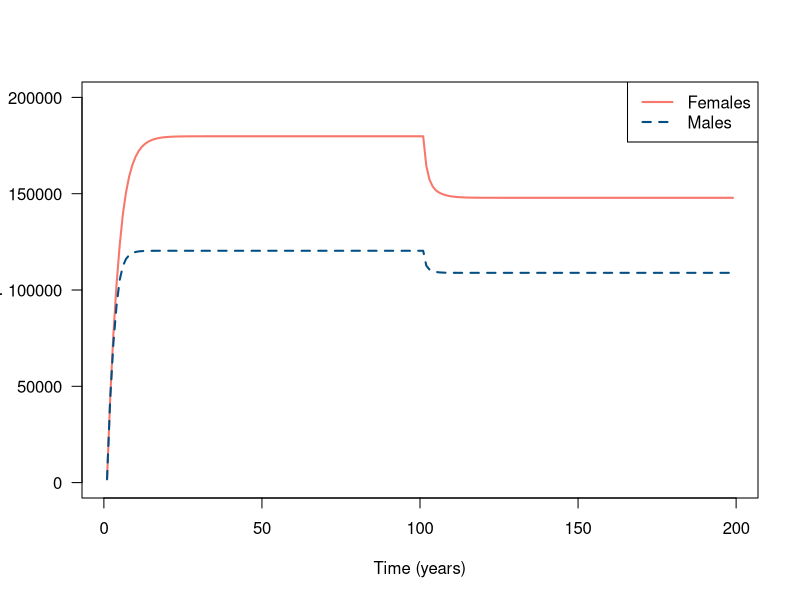
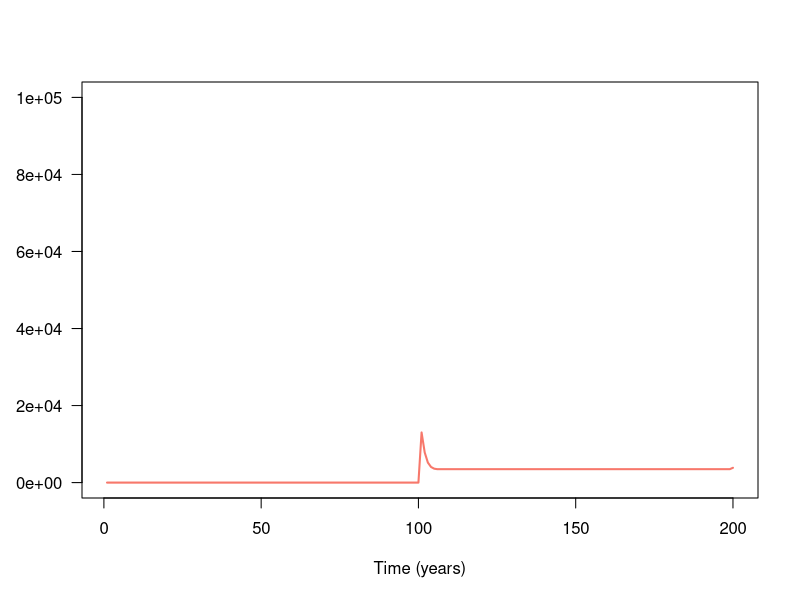
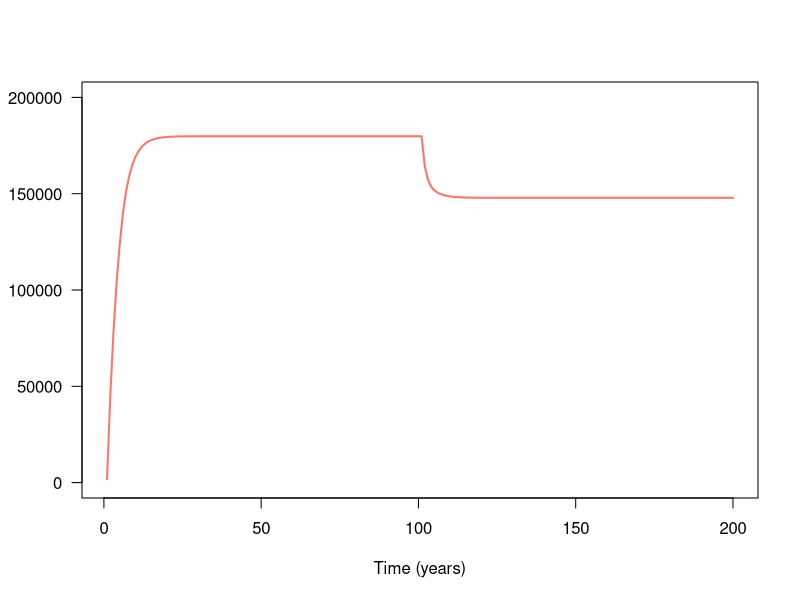
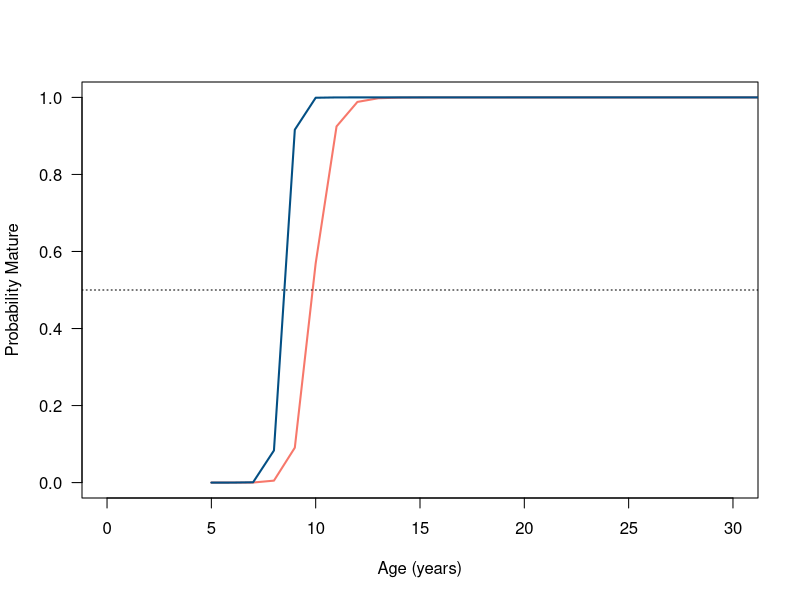
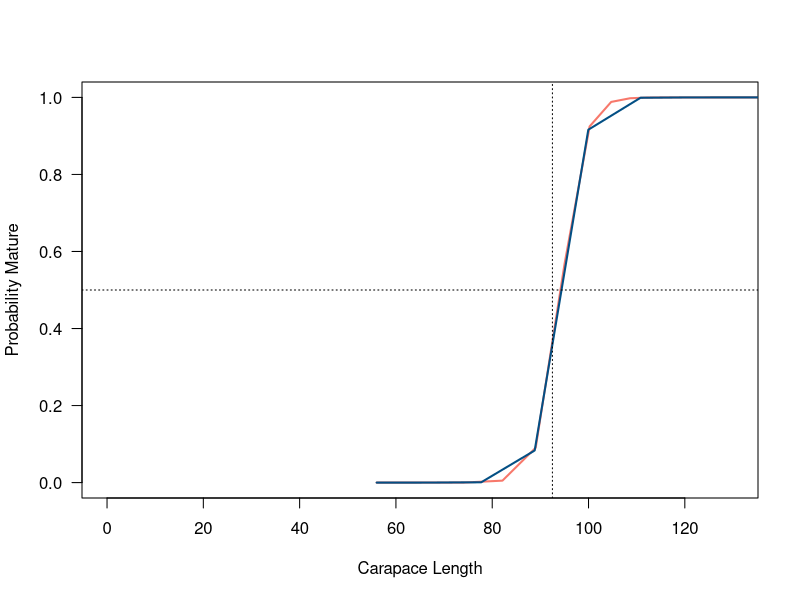

The R source for these figures, in order:
#### H. GAMMARUS ####
#Updated code used for the 2024 publication
 #NB: for file names that include "dimorphism" in the text, read it as "disparity"

rm(list=ls(all=TRUE))
library(tidyr)
library(ggplot2)
library(reshape2)
library(RColorBrewer)
library("ggpubr")

#setwd('C:/Users/kaalt/Desktop/Lobster Manuscript/MS_Lobster_Plots')

#Could adjust v-notching compliance here
vcomp <- seq(0,1, by = 0.1) # 0.9 (Mazur 2019) ~0.7 (Murphy 2018)
vcompliance <- vcomp[11]

#Adjust this value according to protection of interest:  =0 if no female protection. =1 if toss berried fems back. =4 if v notch fem.
Vmaxlast <- 1  

#### Population simulation parameters ####
Npop <- 100        #initial pop size
Tmax <- 200        #max years
Tfishing <- 100    #when we start fishing
Ngroup <- 4        #Number of separate population groups #Unnotched, males, all notched, all females
Amax <- c(35, 35,0,0)  #40-5. max cohort age across all groups (Sundelof et al 2015)
Vmax <- c(0,1,4,Vmaxlast)  #use this only to calculate total egg production

#Values of interest for every level of fishing
mu_f = seq(0, 0.9, by = 0.1)   #Varying levels of fishing pressure
SPR <- array(dim=c(length(Vmax),length(mu_f)), data=0)
RelN <- array(dim=c(length(Vmax),length(mu_f)), data=0)
Yield <- array(dim=c(length(Vmax),length(mu_f)), data=0)
Sexratio <- array(dim=c(length(Vmax),length(mu_f)), data=0)   
fert <- seq(0, 1, by = 0.1)   #proportion of eggs fertilized
eggsfish <- array(dim=c(length(Vmax),length(mu_f)), data=NA)    #number of eggs

#### Life history parameters ####
initialsize <- c(56, 56,0,0) #mm size at "recruitment" to our population model ((53 mm from 2020 americanus assessment: age 5))
matsize <- c(92.5,92.5,0,0) #mm length at 50% maturation.  (Coleman et al. 2023)
a_mat <- -40.59 #14.96 #parameter for maturity ogive       (Coleman et al. 2023)
b_mat <- 0.43 #-0.16   #parameter for maturity ogive       (Coleman et al. 2023)
prop <- c(0.5, 0.5,0,0)     #initial proportions of each sex at recruitment (birth) 

#TL to CL conversion coefficients (Pavicic et al 2021)
  #female: TL = 32.893+2.617 × CL  -->  CL = 0.382 x TL - 12.569
  #male: TL = 42.351+2.467 × CL    -->  CL = 0.405 x TL - 17.167
inter <- c(-12.569,-17.167)  #c(-6.84,-10.91)
slop <- c(0.382,0.405)  #c(0.38,0.40)

#Weight - Length (Sordalen et al 2022) #need to do for CL not TL
#a_w <- c( -12.00057, -1.30364)
#b_w <- c(3.28428, 0.25540)

#natural mortality by sex and size
Mfem <- 250*slop[1]+inter[1]  #250 mm TL is cut off size for size based M.
Mmal <- 250*slop[2]+inter[2]
sizecutoff <- c(Mfem,Mmal)  #in mm CL
#Fernandez-Chacon et al. 2021 - Biological Conservation Estimate of lobster survival - from three reserves at T2 (after protection, so can estimate M w/o fishing).
Flodevigen <- c(0.732751975, 0.846274514, 0.573599506, 0.657874245) #big female, small female, big male, small male
Bolaerne <- c(0.680054367, 0.668539401, 0.473879818, 0.643383665)
Hvaler <- c(0.737909049, 0.840175394, 0.541784944, 0.748808103)
MPAs <- rbind(Flodevigen, Bolaerne, Hvaler)
survival <- colMeans(MPAs) # survival of females > 250 mm total length, females < 250 mm total length, males > 250 mm total length, males < 250 males mm total length
natmort <- -log(survival)  # Annual survival = exp(-M)   #ln(Annual Survival) = - M

natmortsm <- c(natmort[2],natmort[4]) #sm female, male
natmortlg <- c(natmort[1],natmort[3]) #lg female, male

#assuming recruitment follows what was used in Bannister and Addison 1986 since there is no better info available    ####
alpha <- 100000
beta <- 1
kappa <- 0.851  

#### Set up vectors to store age-specific life history characters and fishing probability ####
# cohort "age", time, group #

W <- array(dim=c(Amax[1],Ngroup), data=NA)        #individual weight-at-age
L <- array(dim=c(Amax[1],Ngroup), data=NA)        #length-at-age #switched from NA to 0
mu <- array(dim=c(Amax[1],Ngroup), data=0)        #mortality-at-age (this is constant in initial case)
select <- array(dim=c(Amax[1],Ngroup), data=NA)   #probability of being caught at each age, given size-at-age
Fishing <- array(dim=c(Amax[1],Ngroup), data=0)   #Fishing mortality at age
M <- array(dim=c(Amax[1],Ngroup), data=NA)        #natural mortality by age, sex #Fernandez-Chacon 2020

N <- array(dim=c(Amax[1],Tmax,Ngroup), data=0)    #population numbers in each year class over time
N_agef <- array(dim=c(Amax[1],length(mu_f),length(Vmax)), data=0)  #subset of population for age structure plots
N_agem <- array(dim=c(Amax[1],length(mu_f),length(Vmax)), data=0)
E <- array(dim=c(1,Tmax), data=0)                 #number of eggs at each time
P <- array(dim=c(1,Tmax), data=0)                 #number of larvae at each time
Catch <- array(dim=c(Amax[1],Tmax,Ngroup), data=0) #Catch number or biomass, given selectivity
pmat <- array(dim=c(Amax[1],Ngroup), data=0)       #probability of maturation each year, note it is a matrix so could change with population density if we want to consider fisheries-induced changes in maturation over time

pmolt <- array(dim=c(Amax[1],Ngroup), data=0)      #probability of molting at a given length each year #switched from NA to 0
mi <- array(dim=c(Amax[1],Ngroup), data=0)         #molt increment at length
spnfreq <- 0.5                                      #female annual spawning freq by size (Sordalen)
eggers <- array(dim=c(Amax[1],Tmax), data=0)        #all females that are eligible to be v notched 

#### MOLTING FREQUENCY BY LENGTH ####
#from Sordalen et al 2022
#females
moltclf <- seq(from=56,to=143, by=1)
moltpf <- c(0.954437536,0.951874652,0.949055923,0.945927518,0.942784535,
            0.939530258,0.936100065,0.932807186,0.92935697,0.92538549,
            0.921234435,0.916775608,0.911843396,0.906923762,0.902283444,
            0.896988184,0.891412574,0.886096953,0.879958055,0.873675353,
            0.866951426,0.859425173,0.852112224,0.84520645,0.83731222,
            0.829186494,0.821435598,0.812478453,0.802718743,0.793064894,
            0.784099387,0.774080974,0.763527978,0.753681431,0.742565172,
            0.731202672,0.720503912,0.707339922,0.69384065,0.682299597,
            0.669446448,0.656278599,0.644048897,0.630305036,0.616653674,
            0.602488109,0.587108185,0.5726753,0.559467477,0.546174765,
            0.531626731,0.516898653,0.503461685,0.488632416,0.472730276,
            0.45791236,0.443497331,0.42889552,0.416457773,0.401268319,
            0.38625381,0.374399442,0.359800654, 0.345440052,0.334156281,
            0.320325453,0.306783159,0.296190702,0.283264728,0.270663335,
            0.260848703,0.251267347,0.239636408,0.22835544,0.219612972,
            0.209039508,0.198820958,0.190929407,0.181416957,0.172253565,
            0.165199068,0.156721073,0.148577818,0.142326205,0.134833107,
            0.127654331,0.122156777,0.118162142)
moltfem<- cbind(moltclf,moltpf)

#males
moltclm <- seq(from=56,to=142, by=1)
moltpm <- c(0.998031793,0.997853824,0.997674756,0.997458729,0.997230019,
            0.996999087,0.996748869,0.996449909,0.996127833,0.995805314,
            0.995418397,0.995004883,0.994589388,0.994088931,0.99355836,
            0.993023449,0.992376624,0.991629659,0.990855772,0.99003498,
            0.989121857,0.988222255,0.987163733,0.985995874,0.984841857,
            0.983593863,0.982140663,0.98051032,0.978913532,0.977047655,
            0.974972418,0.972934678,0.970545759,0.96791238,0.965320566,
            0.962273078,0.958944566,0.955661957,0.95179224,0.947606036,
            0.943470757,0.939028606,0.933856402,0.928179295,0.922634705,
            0.916169568,0.909149658,0.902291393,0.894288662,0.885698819,
            0.877310038,0.867522502,0.857145936,0.847024491,0.835228116,
            0.822886978,0.810874752,0.796904772,0.782497381,0.768517259,
            0.753918104,0.737259109,0.719949946,0.703470663,0.68475285,
            0.665626889,0.649639633,0.626155551,0.604382422,0.586642373,
            0.564143359,0.541395128,0.52305956,0.500058221,0.477056652,
            0.458720535,0.440495522,0.417954552,0.395728968,0.378257643,
            0.356877946,0.336017375,0.319787075,0.30012358,0.281123685,
            0.266480619,0.255806675)
moltmal<- cbind(moltclm,moltpm)

#### MOLT INCREMENT ####   
#from Sordalen et al 2022
mi_int <- c(13.31382,  9.52874)
mi_slo <- c(-0.05861, 0.02223)


###########################
#### Life History LOOP ####
###########################

for(g in 1:2) { 
  #for both sexes, where g =1 is unnotched female and g = 2 is male
  #N[cohort "age" (yr), time (yr), group (sex)]
  
  N[1:Amax[1],1,g] = Npop*prop[g]     #initial population size    
  L[1,g] = initialsize[g]      #initial individual size when entering the population model 
  
  #size-specific annual growth: molt probability and molt increment
  for (a in 1:(Amax[1]-1)) {   #for each cohort
    if (a <= Amax[1]) {          
      
      #GROWTH
      #proportion molting given premolt size and sex  #Sordalen manuscript
      #females
      if(g==1){
        for (len in 1:88){
          if((moltfem[len,1]) == ceiling(L[a,1])){
            pmolt[a,1] <- moltfem[len,2]
          }}}
      #males
      if(g==2){
        for(len in 1:87){
          if((moltmal[len,1] ) == ceiling(L[a,2])){
            #print(L[a, g ])
            #print(moltmal[len, 1])
            pmolt[a,2] <- moltmal[len,2] 
          }}}
      
      #Molt increment & final growth
      mi[a,g] <- L[a,g]*mi_slo[g]+mi_int[g]
      
      L[a+1,g] <- L[a,g] + (pmolt[a,g]*mi[a,g]) #Fogarty 1995 Factor book ch 6
      #print(pmolt[a,g])
      #print(mi[a, g])
      
      #WEIGHT
      #W[a,g]=  a_w[g]*L[a,g]^b_w[g]  
      
      #MATURATION   
      pmat[a,g]=1/(1+exp(-(a_mat+b_mat*L[a,g])))   #(Walker 2005, Coleman et al. 2023)

      #FISHERY SELECTIVITY (Sordalen 2019)
      if(g==1){
        if (L[a, g] > 86.9 & L[a, g] < 114.76) {        #Females  
          select[a,g] = 1
        } else select[a,g] = 0
      }
      if(g==2){
        if (L[a, g] > 88.6 & L[a, g] < 117.09) {         #Males 
          select[a,g] = 1   
        }else select[a,g] = 0
      }
      
      #NATURAL MORTALITY    (Fernandez-Chacon et al. 2020)
      if (L[a,g] <= sizecutoff[g]){
        M[a,g] <- natmortsm[g]
      }
      if (L[a,g]> sizecutoff[g]){
        M[a,g] <- natmortlg[g]
      }
    } #a if loop
  } #a for loop
} #g

#define female egg production as a function of her length 
eggs <- (468.17*L[, 1])-33004 #(Agnalt 2008)
eggs[1:2] <- 0 #otherwise this is a negative number  
#note these coefficients are for mass-at-age, can be adjusted based on what kind of data are available. original: #estimate of mass-specific egg production (in grams)

########################################
#### Population Dynamics Simulation ####
########################################

###Simulate population dynamics, start from an arbitrary population size and let the population reach a stable age distribution, then start fishing. The population will reach a new, fished, steady state (stable age dist).
## *Note: For the base case, recruitment is based only on Female abundance, and assuming 50:50 offspring sex ratio. We can change this to look at fertilization limitation or sex ratio variation
for(v in (1:length(Vmax))){
  notched <- array(dim=c(Amax[1],Tmax,4), data=0)  #this year's notched females by compliance; there are 4 stacked matrices to show the notched lobs slowing losing their notch
  lost <- array(dim=c(Amax[1],Tmax), data=NA)         #the notched females that lose their notch and return to the unnotched popn.
  
for (fish in 1:length(mu_f)) {     #loop over all levels of fishing mortality from (mu_f)
  for(t in 1:(Tmax-1)) {
    
    #SPAWNING
    N[1,t,4] <- N[1,t,1]
    E[t]=sum(N[, t, 4]*pmat[, 1]*eggs*spnfreq[1] )         #assuming spawning depends ONLY on mature females
    P[t]= E[t]*fert[10]                                    #assumes all eggs are fertilized (for now) #ALTER VALUE FOR SPERM/FERTILIZATION LIMITATION HERE
    
    for(g in 1:Ngroup) {                                    #here g is sex, where g = 1 is unnotched female, and g = 2 is male  
      
      N[1,t+1,1]=(alpha*P[t])/(1+(P[t]/kappa)^beta)*prop[1] # Bannister and Addison 1986
      N[1,t+1,2]=(alpha*P[t])/(1+(P[t]/kappa)^beta)*prop[2] # for unnotched females and then males
      
      #FISHING MORTALITY, given selectivity function

      for (age in 1:(Amax[1]-1)) {
        
        if (Tfishing < t) {
          
          Fishing[age,g] = select[age,g]*mu_f[fish]
          Fishing[Amax[g], g] = select[Amax[g], g]*mu_f[fish] 
          
          # BERRIED FEMALE PROTECTIONS #
          # Vmax=0: none; Vmax=1: one year; Vmax=4 is how long v-notch lasts.
          
          eggers[age,t] <- N[age,t,1]*pmat[age,1]*spnfreq[1]    #all berried females
          
          if (Vmax[v] == 0){ 
            N[age,t,3] <- 0
            N[age,t,4] <- N[age,t,1]
          }
          if (Vmax[v] == 1){      #assuming only female that are caught were thrown back and not fished
            notched[age,t,1] <- eggers[age,t]*select[age,1]*mu_f[fish]  
            N[age,t,3] <- notched[age,t,1]    #nat mort is included in survival eqs
          }
          if (Vmax[v] == 4){      #assuming only females that are caught (function of selectivity & fishing pressure) can be notched
            notched[age,t,1] <- eggers[age,t]*vcompliance*select[age,1]*mu_f[fish]  #from 0-1 by 0.1; so 1:11 . this year's notched females with compliance of 0.90
            N[age,t,3] <- notched[age,t,1]+notched[age,t,2]+notched[age,t,3]+notched[age,t,4] #nat mort is included in survival eqs
          }
        } else {
          Fishing[age,g] = 0
          N[age,t,3] <- 0
          N[age,t,4] <- N[age,t,1]
        } 
        
        #CATCH AND SURVIVAL
        
        Catch[,t+1,g] <- N[,t,g]*(1-exp(-Fishing[,g]))  #Note this is catch numbers, not biomass, assumes natural mortality occurs later in the year than fishing
        #Catch of all the ages, the number of individuals in every age class * fishing mortality of every age class (Fishing=Fishing mortality)
        #Survival to next year
        N[age+1,t+1,2] <- N[age,t,2]*exp(-M[age,2]-Fishing[age,2]) #surviving MALES in each group enter the next age class in the following year, all fish get to spawn before mortality 		 
        
        if(Vmax[v] == 0){    
          N[age+1,t+1,1] <-N[age,t,1] * exp(-M[age,1]-Fishing[age,1]) 
          N[age+1,t+1,4] <- N[age+1,t+1,1] 
        }
        if(Vmax[v] == 1){    #Protect eggers without a notch, so add them back into total female popn without Fishing mortality.
          N[age+1,t+1,1] <- ((N[age,t,1] - (notched[age,t,1])) * exp(-M[age,1]-Fishing[age,1])) + (N[age,t,3]* exp(-M[age,1]))  
          N[age+1,t+1,4] <- N[age+1,t+1,1]  #Calc these to get next year's egg production
        }
        if(Vmax[v] == 4){       #Move lobs through notched matrix until v-notch wears out, and they join unnotched popn
          notched[age+1,t+1,2] <- notched[age,t,1]*exp(-M[age,1]) 
          notched[age+1,t+1,3] <- notched[age,t,2]*exp(-M[age,1])  
          notched[age+1,t+1,4] <- notched[age,t,3]*exp(-M[age,1])  
          lost[age,t] <- notched[age,t,4]        #when leave notched matrix; will return to popn in survival equation.
          #unnotched + ones that lost v-notch can now be fished
          N[age+1,t+1,1] <- ((N[age,t,1] - (notched[age,t,1])) * exp(-M[age,1]-Fishing[age,1])) + (lost[age,t]*exp(-M[age,1]-Fishing[age,1]))  
          N[age+1,t+1,3] <- (N[age,t,3]-lost[age,t])*exp(-M[age,1])
          N[age+1,t+1,4] <- N[age+1,t+1,1] + N[age+1,t+1,3] #Calc these to get next year's egg production
        }
      } #age
    } #g
  } #t
  
  #REFERENCE POINTS AND POPULATION CALCULATIONS OVER FISHING PRESSURES
  RelN[v, fish] <- sum(N[-c(1:4) ,Tfishing+50, c(2,4)])/sum(N[-c(1:4) ,Tfishing-10,c(2,4)])  
  SPR[v,fish] <- E[Tfishing+50]/E[Tfishing-10]                   #cohort lifetime production
  Yield[v,fish] <- sum(N[-35,Tfishing+50,c(2,4)]*(1-exp(-Fishing[-35,-c(3:4)])))    #All fish, all sexes #All fish, all sexes
  Sexratio[v,fish] <- sum(N[, Tfishing+50, 4]*pmat[,1])/(sum(N[, Tfishing+50, 2]*pmat[,2])+sum(N[, Tfishing+50, 4]*pmat[,1]))  #percentage of MATURE females in MATURE popn
  eggsfish[v,fish] <- E[Tfishing+50]  #calculate egg production for each protection scenario here
  N_agef[,fish,v] <- N[,Tfishing+50,4]  #for age structure plots, females
  N_agem[,fish,v] <- N[,Tfishing+50,2]  #for age structure plots, males
  } #end fishing mortality loop
} #end Vmax loop

## POPULATION OVER TIME PLOTS ##


#pal <- c("#000000","#969696")
#tripal <- c("#000000","#969696","#BDBDBD")

colors1 <- c("#CC6677","#88CCEE","#DDCC77","#117733","#332288","#AA4499",
                      "#44AA99","#999933","#882255","#661100","#6699CC","#888888")

colors2 <- c("#F7CAC9","#92A8D1","#F7786B","#034F84")

colors3 <- c("#FF9146","#6ECDDC","#414D55","#FFB9AA","#96A0AF","#FF645A","#646E7D","#007D91","#6ECDDC")

pal <- c(colors2[3],colors2[4])    #f,m
tripal <- colors3[1:3] #protections

plot(colSums(N[,1:Tmax-1,4]), type="l", ylim=c(0,2e+5),col=pal[1],las=1,lwd=2,xlab="Time (years)",ylab="")
lines(colSums(N[,,2]), type="l", lty=2,las=1,lwd=2,col=pal[2])
title(ylab="Relative Population Size", line=4, cex.lab=1.2)
legend("topright",                    
       legend = c("Females", "Males"),
       col = pal,lwd=2,
       lty=c(1,2))

plot(colSums(N[,,3]), type="l", ylim=c(0,1e+5),col=pal[1],las=1,lwd=2,xlab="Time (years)",ylab="")
plot(colSums(N[,,1]), type="l", ylim=c(0,2e+5),col=pal[1],las=1,lwd=2,xlab="Time (years)",ylab="")


###############
#### PLOTS ####
###############

## GROWTH ##

ageplot <- c(5:39) #add ages to plots since recruit to the model at age ~5
Lbind <- cbind(ageplot,L)
Wbind <- cbind(ageplot,W)
mibind <- cbind(ageplot,mi)
pmoltbind <- cbind(ageplot,pmolt)
pmatbind <- cbind(ageplot,pmat)

#Individual growth L
pdf("gam_growth.pdf",   width=5, height=5,  )
matplot(Lbind[,2:3],x=Lbind[,1], xlim = c(0,40), ylim = c(0,180),type="l",lwd=2, las=1, xlab="Age (years)", ylab="Carapace Length (mm)", col=pal)
legend("bottomright",                    
       legend = c("Females", "Males"),
       col = pal,lwd=2,
       lty=c(1,2))
dev.off()
#Molt increment
mibind <- mibind[-35,]
pdf("gam_mi.pdf",   width=5, height=5,  )
matplot(mibind[1:Amax[1]-1,2:3],x=mibind[,1], xlim = c(0,40), ylim = c(0,16), xlab="Age (years)",ylab="Molt Increment (mm)",type="l",lwd=2, las=1, col=pal)
legend("bottomleft",                    
       legend = c("Females", "Males"),
       col = pal,lwd=2,
       lty=c(1,2))
dev.off()

#proportion molting
pdf("gam_propmolt.pdf",   width=5, height=5,  )
matplot(x=pmoltbind[,1],y=pmoltbind[1:Amax[1],2],xlab="Age (years)",ylab="Proportion Molting", type="l",lwd=2, las=1, col=pal, ylim=c(0:1),xlim=c(0,30))
lines(x=pmoltbind[1:11,1],y=pmoltbind[1:11,3],col=pal[2],lty=2,lwd=2)
legend("topright",                    
       legend = c("Females", "Males"),
       col = pal,lwd=2,
       lty=c(1,2))
dev.off()

#Weight-Length relationship
# matplot(Lbind[,2:3],W[,2:3], xlab="Length",ylab="Weight", type="l",lwd=2, las=1, col=pal)
# legend("bottomright",                    
#        legend = c("Females", "Males"),
#        col = pal,lwd=2,
#        lty=c(1,2))

#Probability mature
matplot(pmatbind[,2:3],x=pmatbind[,1], type="l", lwd=2, las=1, ylab ="Probability Mature", xlab = "Age (years)", col=pal, lty=1, xlim = c(0,30))
abline(h=0.5,lty=3)

matplot(pmatbind[,2:3],x=L[,1:2], type="l", lwd=2, las=1, ylab ="Probability Mature", xlab = "Carapace Length", col=pal, lty=1, xlim = c(0,130))
abline(h=0.5,lty=3)
abline(h=96,lty=3)
abline(v=92.5, lty=3)

## REPRODUCTION & SEX RATIO ##

##Function for values over levels of fishing pressure

ratiofig <- function(ylbl,      #eg. y label: Sex Ratio (Females:Males) or Ratio of Unprotected to Protected Females
                     value,    #eg. name of table Sexratio, Vratio, etc.
                     name,     #name of image file "name.pdf"
                     leg     #legend location
) {
  first <- value
  first <- as.data.frame(first[-4,])
  row.names(first)<-c("No Female Protection", "1-year Protection","4-year Protection")
  colnames(first)<-c("0","0.1","0.2","0.3","0.4","0.5","0.6","0.7","0.8","0.9")
  first$Scenario <- c("No Female Protection", "1-year Protection","4-year Protection")
  #return(first)
  ratio_melt <- melt(first, id.vars = 'Scenario')
  pdf(name,   width=6, height=4,  )
  rf <-ggplot(ratio_melt, aes(x=variable,y=value,color=Scenario,group=Scenario))+
    theme_bw()+
    geom_line(linetype='dashed')+
    geom_point(stat= 'identity',size=2)+
    scale_color_manual(breaks=c("No Female Protection", "1-year Protection","4-year Protection"),values=tripal)+
    labs(x='Fishing Pressure',y=ylbl)+
    ylim(0,1.01)+
    ggtitle("H. gammarus")+
    theme(plot.title = element_text(color="black", size=14, face="italic"))+
    theme(legend.position = c(0.8, leg),legend.background = element_rect(fill = "white"))
  return(rf)
}
ratiofig(value=SPR,ylbl = "SPR",name="gam_SPR.pdf",leg=0.8)
dev.off()
ratiofig(value=Sexratio, ylbl="Proportion Female",name="gam_SexRatio.pdf",leg=0.2)
dev.off()

##### Egg production plot ####

#by fishing pressure
eggsfish1 <- eggsfish[-4,]
row.names(eggsfish1)<-c("No Female Protection", "1-year Protection","4-year Protection")
colnames(eggsfish1)<-c("0","0.1","0.2","0.3","0.4","0.5","0.6","0.7","0.8","0.9")
alleggs <- array(dim=c(3,length(mu_f)), data=NA)
row.names(alleggs)<-c("No Female Protection", "1-year Protection","4-year Protection")
colnames(alleggs)<-c("0","0.1","0.2","0.3","0.4","0.5","0.6","0.7","0.8","0.9")
for(f in 1:length(mu_f)){
  alleggs[,f] <- eggsfish1[,f]/(eggsfish1[1,1])
} 
alleggs <- as.data.frame(alleggs)
alleggs$Scenario <- c("No Female Protection", "1-year Protection","4-year Protection")
dategg <- melt(alleggs,id.vars="Scenario")

pdf("gam_eggprod.pdf",   width=6, height=4,  )
ggplot(dategg,aes(x=variable,y=value,color=Scenario,group=Scenario))+
  geom_line(linetype='dashed')+
  geom_point(stat = "identity",size=2)+
  xlab("Fishing Pressure")+
  ylab("Egg Production Proportional to Unfished Production")+
  ylim(0,1)+
  scale_color_manual("Scenario",breaks=c("No Female Protection", "1-year Protection","4-year Protection"),values=tripal)+
  theme_bw()+
  ggtitle("H. gammarus")+
  theme(plot.title = element_text(color="black", size=14, face="italic"))+
  theme(legend.position = c(0.8, 0.8),legend.background = element_rect(fill = "white"))
dev.off()

#### Age structure ####

#Set up function to make plots
agefig <- function(ylbl,      #eg. y label: fished or unfished abundance 
                   fish,     #eg. what level of fishing pressure use 1-10 for 0-0.9
                   v,       #eg. vmax =0,1,4 but use 1,2,3 to select
                   name,     #name of image file "name.pdf"
                   zoom1,
                   zoom2
) {
  age_structure <- cbind(N_agef[,fish,v], N_agem[,fish,v])
  u<- as.data.frame(age_structure)
  names(u) <- c("females", "males")
  u$age<-c(5:(Amax[1]+4))
  age<-c(5:(Amax[1]+4))
  dat1 <- melt(u,id.vars="age")
  
  pdf(name,   width=5, height=5,  )
  ff <- ggplot(dat1) + 
    aes(age) + 
    coord_flip()+  
    theme_bw()+
    xlab("Relative Age (years)")+
    ylab(ylbl)+
    xlim(zoom1,zoom2)+
    geom_bar(data =  dat1[dat1[["variable"]]=="females",], aes(y = -value, fill="females"), stat="identity", fill=pal[1])+ 
    geom_bar(data =  dat1[dat1[["variable"]]=="males",], aes(y = value, fill="males"), stat="identity", fill=pal[2])+
    scale_fill_manual("Sex",breaks=c("Females", "Males"),values=pal)+
    theme_classic()+
    theme(legend.position = c(0.8, 0.8),legend.background = element_rect(fill = "white"),axis.text.x = element_blank(),axis.ticks = element_blank())
  ff
}

# No fishing, F = 0.0
a00 <- agefig(ylbl="Unfished Abundance", fish=1,v=1,name="gam_age_nofish.pdf",zoom1 = 4,zoom2 = 40)    #without fishing
a00
dev.off()

#Full at F = 0.9
a09 <- agefig(ylbl="Fished Abundance at F = 0.9", fish=10,v=1,name="gam_age_v0_f9.pdf",zoom1 = 4,zoom2 = 40)    #with fishing, vmax=0
a09
dev.off()
a19 <- agefig(ylbl="Fished Abundance at F = 0.9", fish=10,v=2,name="gam_age_v1_f9.pdf",zoom1 = 4,zoom2 = 40)    #with fishing, vmax=1
a19
dev.off()
a49 <- agefig(ylbl="Fished Abundance at F = 0.9", fish=10,v=3,name="gam_age_v4_f9.pdf",zoom1 = 4,zoom2 = 40)    #with fishing, vmax=4
a49
dev.off()

#Zoom in on slot limit at F = 0.9
# a09z <- agefig(ylbl="Fished Abundance at F = 0.9 & no female protection", fish=10,v=1,name="gam_age_v0_f9_zoom.pdf",zoom1 = 7,zoom2 = 25)    #with fishing, vmax=0
# a09z
# dev.off()
# a19z <- agefig(ylbl="Fished Abundance at F = 0.9 & 1-year female protection", fish=10,v=2,name="gam_age_v1_f9_zoom.pdf",zoom1 = 7,zoom2 = 25)    #with fishing, vmax=1
# dev.off()
# a49z <- agefig(ylbl="Fished Abundance at F = 0.9 & 4-year female protection", fish=10,v=3,name="gam_age_v4_f9_zoom.pdf",zoom1 = 7,zoom2 = 25)    #with fishing, vmax=4
# dev.off()


#Full at F = 0.3
a03 <- agefig(ylbl="Fished Abundance at F = 0.3", fish=4,v=1,name="gam_age_v0_f3.pdf",zoom1 = 4,zoom2 = 40)    #with fishing, vmax=0
a03
dev.off()
a13 <- agefig(ylbl="Fished Abundance at F = 0.3", fish=4,v=2,name="gam_age_v1_f3.pdf",zoom1 = 4,zoom2 = 40)    #with fishing, vmax=1
a13
dev.off()
a43 <- agefig(ylbl="Fished Abundance at F = 0.3", fish=4,v=3,name="gam_age_v4_f3.pdf",zoom1 = 4,zoom2 = 40)    #with fishing, vmax=4
a43
dev.off()

#Zoom in on slot limit at F = 0.3
# a03z <- agefig(ylbl="Fished Abundance at F = 0.3 & no female protection", fish=4,v=1,name="gam_age_v0_f3_zoom.pdf",zoom1 = 7,zoom2 = 25)    #with fishing, vmax=0
# dev.off()
# a13z <- agefig(ylbl="Fished Abundance at F = 0.3 & 1-year female protection", fish=4,v=2,name="gam_age_v1_f3_zoom.pdf",zoom1 = 7,zoom2 = 25)    #with fishing, vmax=1
# dev.off()
# a43z <- agefig(ylbl="Fished Abundance at F = 0.3 & 4-year female protection", fish=4,v=3,name="gam_age_v4_f3_zoom.pdf",zoom1 = 7,zoom2 = 25)    #with fishing, vmax=4
# dev.off()


# all together
pdf("gam_age_all_f3andf9.pdf",   width=10, height=15,  )
age3and9 <- ggarrange(a00,a00,a03,a09,a13,a19,a43,a49, labels=c("No Fishing","No Fishing","No female protection","No female protection", "1-year female protection", "1-year female protection","4-year female protection","4-year female protection"), 
                      ncol = 2, nrow = 4, common.legend = TRUE, legend = "bottom")
age3and9
annotate_figure(age3and9, top = text_grob("H. gammarus", face = "italic", color = "black", size = 22))
dev.off()

#### Size Structure Plots ####

##Mature individuals only
#Set up function to make plots
sizefig <- function(
  fish,  #eg. 2-10 for 0.1-0.9
  v,      #eg. 1-3 for 0,1,4  
  name     #name of image file "name.pdf"
  
) {
  fishedsteady_f=N_agef[ ,fish,v]
  fishedsteady_m=N_agem[ ,fish,v]
  
  binsize=10
  bins= seq(56, 190, by = binsize)
  Lindex<-matrix(nrow=Amax[1], ncol= 2)
  for (g in 1:2){
    for (i in 1:(length(bins)-1)) {
      for (a in 1:Amax[1]) {
        if(L[a,g] >= bins[i] & L[a,g] < bins[i+1]) {
          Lindex[a,g] <- i 
        }}}}
  sizeind=(Lindex*binsize)+55
  
  fishedstructure_f<-tapply(fishedsteady_f*pmat[, 1], sizeind[,1], sum)
  fishedstructure_m<-tapply(fishedsteady_m*pmat[, 2], sizeind[,2], sum)
   
  fished_b <- as.data.frame(cbind(fishedstructure_f,fishedstructure_m))
  fished_b$Size_Class <- as.numeric(row.names(fished_b)) 
  colnames(fished_b) <- c('Females','Males','Size_Class')
  f<-melt(fished_b,id.vars="Size_Class")
  f$Size_Class <- as.factor(f$Size_Class)
  binnames=c("56-65","66-75","76-85","86-95","96-105","106-115", "116-125",
              "126-135","136-145","146-155","155-165","166-175","176+")
  
  pdf(name,   width=6, height=4,  )
  ggplot(data=f, aes(fill=variable,x=Size_Class,y=value))+
    geom_bar(stat='identity',position = 'dodge')+
    xlab("Size Bin (mm CL)")+
    ylab("Abundance of Mature Individuals")+
    scale_fill_manual(name="Sex",breaks=c("Females","Males"),values=pal)+
    scale_x_discrete(labels=binnames)+
    ylim(0,14500)+ 
    geom_vline(xintercept = 3.5, color="red") +
    geom_vline(xintercept = 7.5, color="red") +
    theme_classic()+
    theme(legend.position = c(0.85, 0.85),legend.background = element_rect(fill = "white"),
          axis.text.x=element_text(angle=45,hjust=1,vjust=1, size=18),axis.text.y=element_text(size=15),
          axis.title = element_text(size=18))
}

#F = 0.0
s00 <- sizefig(fish = 1,v=1,name = "gam_size_nofish.pdf") #unfished
s00
dev.off()

#F = 0.1
sizefig(fish = 2,v=1,name="gam_size_v0_f1.pdf") #vmax=0
dev.off()
sizefig(fish = 2, v=2,name="gam_size_v1_f1.pdf") #vmax=1
dev.off()
sizefig(fish = 2, v=3,name="gam_size_v4_f1.pdf") #vmax=4
dev.off()

#F = 0.3
s03 <- sizefig(fish = 4,v=1,name="gam_size_v0_f3.pdf") #vmax=0
s03
dev.off()
s13 <- sizefig(fish = 4, v=2,name="gam_size_v1_f3.pdf") #vmax=1
s13
dev.off()
s43 <- sizefig(fish = 4, v=3,name="gam_size_v4_f3.pdf") #vmax=4
s43
dev.off()

#F = 0.5
sizefig(fish = 6,v=1,name="gam_size_v0_f5.pdf") #vmax=0
dev.off()
sizefig(fish = 6, v=2,name="gam_size_v1_f5.pdf") #vmax=1
dev.off()
sizefig(fish = 6, v=3,name="gam_size_v4_f5.pdf") #vmax=4
dev.off()

#F = 0.7
sizefig(fish = 8,v=1,name="gam_size_v0_f7.pdf") #vmax=0
dev.off()
sizefig(fish = 8, v=2,name="gam_size_v1_f7.pdf") #vmax=1
dev.off()
sizefig(fish = 8, v=3,name="gam_size_v4_f7.pdf") #vmax=4
dev.off()

#F = 0.9
s09 <- sizefig(fish = 10,v=1,name="gam_size_v0_f9.pdf") #vmax=0
s09
dev.off()
s19 <- sizefig(fish = 10, v=2,name="gam_size_v1_f9.pdf") #vmax=1
s19
dev.off()
s49 <- sizefig(fish = 10, v=3,name="gam_size_v4_f9.pdf") #vmax=4
s49
dev.off()

#all in one
pdf("gam_size_f3_and_f9.pdf",  width = 15, height = 15,  )
f3and9 <- ggarrange(s03+theme(axis.text.x = element_blank(), axis.title.x = element_blank(), axis.title.y = element_blank()),
                    s09+theme(axis.text.x = element_blank(), axis.title.x = element_blank(), 
                              axis.text.y = element_blank(), axis.title.y = element_blank()),
                    s13+theme(axis.text.x = element_blank(), axis.title.x = element_blank()),
                    s19+theme(axis.text.x = element_blank(), axis.title.x = element_blank(), 
                              axis.text.y = element_blank(), axis.title.y = element_blank()),
                    s43+theme(axis.title.y = element_blank()),
                    s49+theme(axis.text.y = element_blank(), axis.title.y = element_blank()), 
                    labels=c("    No female protection","    No female protection", 
                             " 1-year female protection", "1-year female protection",
                             " 4-year female protection","4-year female protection"),
                    ncol=2, nrow=3, hjust=-1.1, align = c("v"),
                    common.legend = TRUE, legend = "bottom", font.label = list(size=18))
f3and9
annotate_figure(f3and9, top = text_grob("F = 0.3                                                                  F = 0.9",
                                        face = "italic", color = "black", size = 22))
dev.off()


###Size Structure Plot With immature individuals
#Set up function to make plots
sizefig2 <- function(
  fish,  #eg. 2-10 for 0.1-0.9
  v,      #eg. 1-3 for 0,1,4
  name     #name of image file "name.pdf"
) {
  fishedsteady_f=N_agef[ ,fish,v]
  fishedsteady_m=N_agem[ ,fish,v]
  
  binsize=10
  bins= seq(56, 190, by = binsize)
  Lindex<-matrix(nrow=Amax[1], ncol= 2)
  for (g in 1:2){
  for (i in 1:(length(bins)-1)) {
    for (a in 1:Amax[1]) {
      if(L[a,g] >= bins[i] & L[a,g] < bins[i+1]) {
        Lindex[a,g] <- i 
      }}}}
  sizeind=(Lindex*binsize)+55
  
  fishedstructure_f<-tapply(fishedsteady_f*pmat[, 1], sizeind[,1], sum)
  fishedstructure_m<-tapply(fishedsteady_m*pmat[, 2], sizeind[,2], sum)
  
  fished_b <- as.data.frame(cbind(fishedstructure_f,fishedstructure_m))
  fished_b$Size_Class <- as.numeric(row.names(fished_b)) 
  colnames(fished_b) <- c('Mature_Females','Mature_Males','Size_Class')
  f<-melt(fished_b,id.vars="Size_Class")
  f$Size_Class <- as.factor(f$Size_Class)
  
  fishedall_f<-tapply(fishedsteady_f, sizeind[,1], sum)
  fishedall_m<-tapply(fishedsteady_m, sizeind[,2], sum)
  fished_ball <- as.data.frame(cbind(fishedall_f,fishedall_m))
  fished_ball$Size_Class <- as.numeric(row.names(fished_ball)) 
  colnames(fished_ball) <- c('Juvenile_Females','Juvenile_Males','Size_Class')
  fall<-melt(fished_ball,id.vars="Size_Class")
  fall$Size_Class <- as.factor(f$Size_Class)
  binnames=c("56-65","66-75","76-85","86-95","96-105","106-115", "116-125",
             "126-135","136-145","146-155","155-165","166-175","176+")

  pdf(name,   width=6, height=4,  )
  ggplot(NULL, aes())+
    geom_bar(data=fall, aes(fill=variable,x=Size_Class,y=value),stat='identity',position = 'dodge')+
    geom_bar(data=f, aes(fill=variable,x=Size_Class,y=value),stat='identity',position = 'dodge')+
    xlab("Size Bin (mm CL)")+
    ylab("Total Abundance")+
    scale_x_discrete(labels=binnames)+
    ylim(0,8e+04)+
    theme_classic()+
    #ggtitle("H. gammarus")+
    theme(plot.title = element_text(color="black", size=14, face="italic"))+
    scale_fill_manual(name="Group",labels=c("Juvenile Females","Juvenile Males","Mature Females","Mature Males"),values = colors2)+
    theme(legend.position = c(0.86, 0.77),legend.background = element_rect(fill = "white"), 
          axis.text.x=element_text(angle=45,hjust=1,vjust=1, size=18),axis.text.y=element_text(size=15),
          axis.title = element_text(size=18))
  
}

#Unfished
sim00 <- sizefig2(fish = 1,v=1,name = "gam_size_im_nofish.pdf") 
sim00
dev.off()


#stack with mature only plot
pdf("gam_size_nofish_im_mat.pdf",  width = 14, height = 15,  )
nofish_im_mat <- ggarrange(sim00,s00,
                           ncol=1, nrow=2, common.legend = TRUE, legend = "bottom",
                           labels=c("C","D"), hjust=-7, font.label = list(size=20))
nofish_im_mat
annotate_figure(nofish_im_mat, top = text_grob("H. gammarus",
                                               face = "italic", color = "black", size = 24))
dev.off()


###Average Size for Mature Females and Males across all scenarios in one plot
withLf <-array(dim=c(length(mu_f),3), data=NA)
withLm <-array(dim=c(length(mu_f),3), data=NA)

for (vi in 1:3){
  for (fi in 1:10){
    withLf[fi,vi] <- sum((N_agef[,fi,vi]*pmat[, 1])*L[,1])/(sum(N_agef[,fi,vi]*pmat[, 1]))
    withLm[fi,vi] <- sum((N_agem[,fi,vi]*pmat[, 1])*L[,1])/(sum(N_agem[,fi,vi]*pmat[, 1]))
  }
}

colnames(withLf)<-c("No Female Protection", "1-year Protection","4-year Protection")
row.names(withLf)<-c("0","0.1","0.2","0.3","0.4","0.5","0.6","0.7","0.8","0.9")
colnames(withLm)<-c("No Female Protection", "1-year Protection","4-year Protection")
row.names(withLm)<-c("0","0.1","0.2","0.3","0.4","0.5","0.6","0.7","0.8","0.9")
withLf<-as.data.frame(withLf)
withLm<-as.data.frame(withLm)
withLf$Sex<-"Females"
withLm$Sex<-"Males"

withboth <- rbind(withLf,withLm)
wb<-melt(withboth,id.vars="Sex")
wb$Fishing <- rep(c("0","0.1","0.2","0.3","0.4","0.5","0.6","0.7","0.8","0.9"),6)

sizefig3<-function(v,name){
  pdf(name,   width=6, height=4,  )
  ggplot(wb[v,],aes(color=Sex,group=Sex,x=Fishing,y=value))+
    geom_line(linetype = "dashed")+
    geom_point(size=2)+
    xlab("Fishing Pressure")+
    ylab("Mean Length (mm CL) of Mature Individuals")+
    scale_color_manual(name="Sex",breaks=c("Females","Males"),values=pal)+
    theme_bw()+
    ggtitle("H. gammarus")+
    theme(plot.title = element_text(color="black", size=14, face="italic"))+
    theme(legend.position = c(0.85, 0.85),legend.background = element_rect(fill = "white"))
}

sizefig3(v=1:20,name = "gam_size_0avg_dimorphism.pdf") #no female protections
dev.off()
sizefig3(v=21:40,name = "gam_size_1avg_dimorphism.pdf") #vmax=1
dev.off()
sizefig3(v=41:60,name = "gam_size_4avg_dimorphism.pdf") #vmax=4
dev.off()


#Average difference in size females-males

dif <- withLf[,1:3]-withLm[,1:3]
dif <- as.data.frame(dif)
dif$Fishing <- c("0","0.1","0.2","0.3","0.4","0.5","0.6","0.7","0.8","0.9")
datdif <- melt(dif,id.vars="Fishing")

pdf("gam_size_diff.pdf",   width=6, height=4,  )
ggplot(datdif,aes(x=Fishing,y=value,color=variable,group=variable))+
  geom_point(stat = "identity",size=0)+
  geom_point(size=2)+
  geom_line(linetype='dashed')+
  xlab("Fishing Pressure")+
  ylab("Mean Length Difference (mm CL)")+
  scale_color_manual("Scenario",breaks=c("No Female Protection", "1-year Protection","4-year Protection"),values=tripal)+
  theme_bw()+
  ggtitle("H. gammarus")+
  theme(plot.title = element_text(color="black", size=14, face="italic"))+
  theme(legend.position = c(0.17, 0.25),legend.background = element_rect(fill = "white"))
dev.off()

per <- withLm[,1:3]/withLf[,1:3]
per <- as.data.frame(per)
per$Fishing <- c("0","0.1","0.2","0.3","0.4","0.5","0.6","0.7","0.8","0.9")
datper <- melt(per,id.vars="Fishing")

#END
